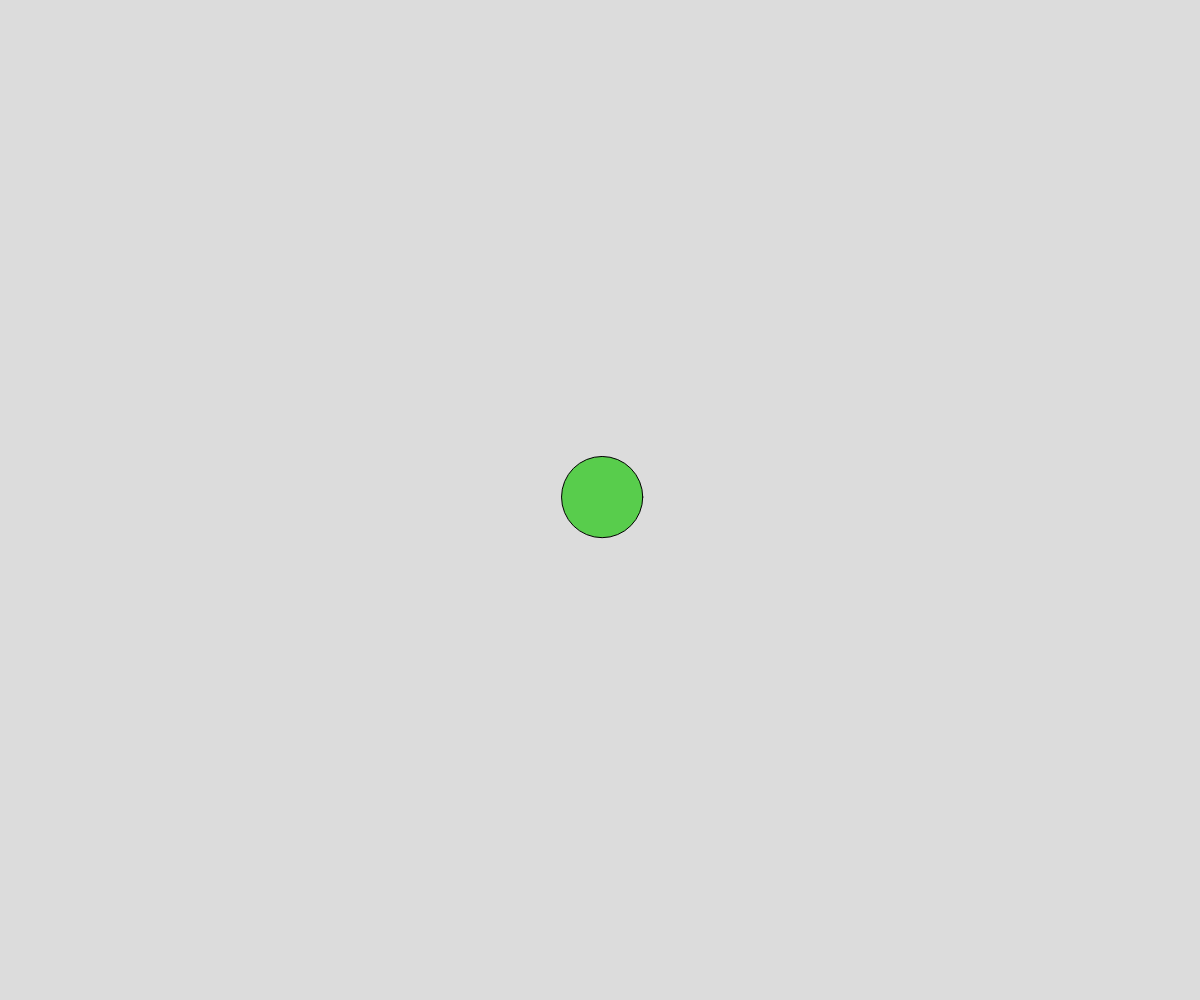
Frame 1 (no input)
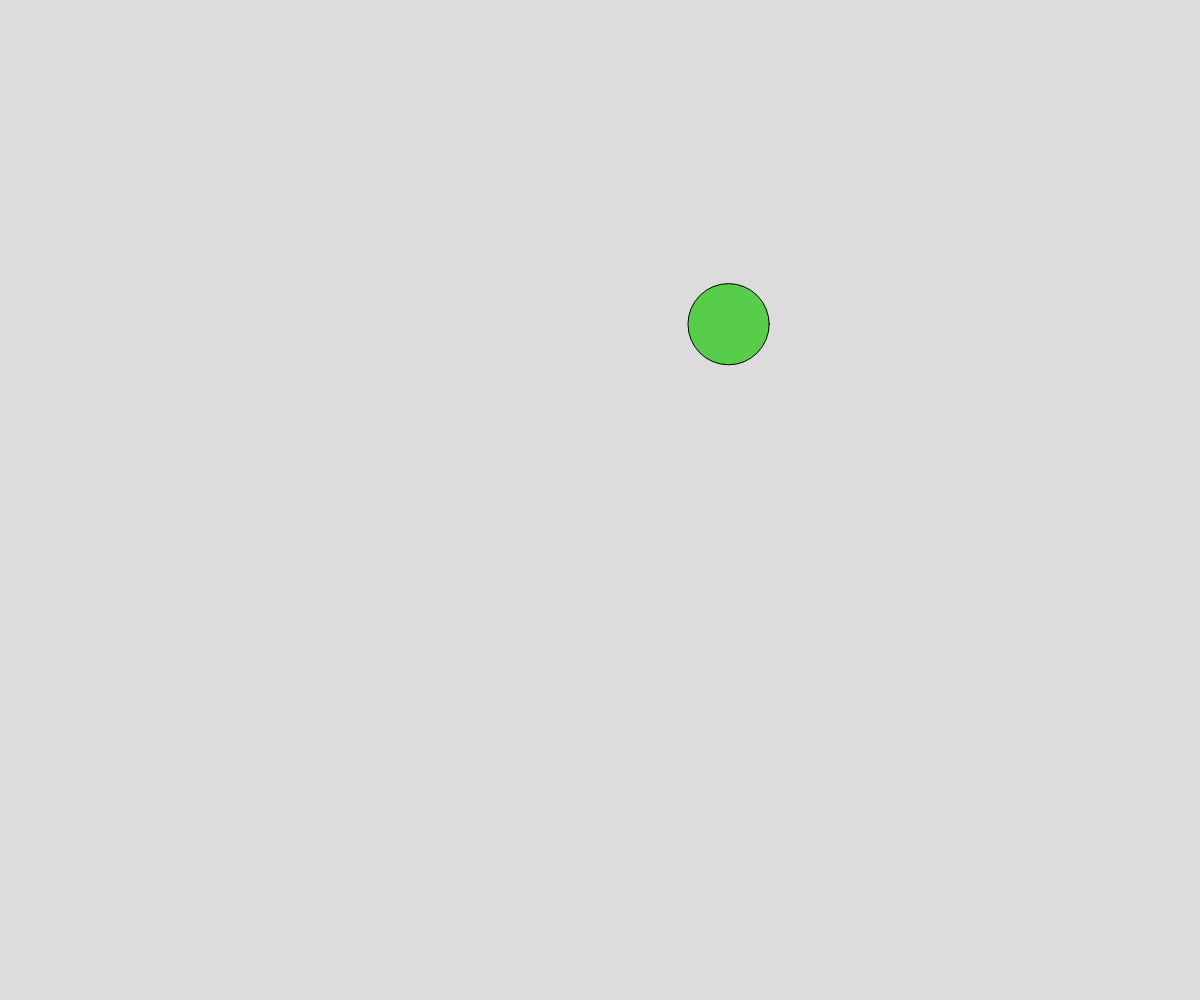
Frame 60 (no input)
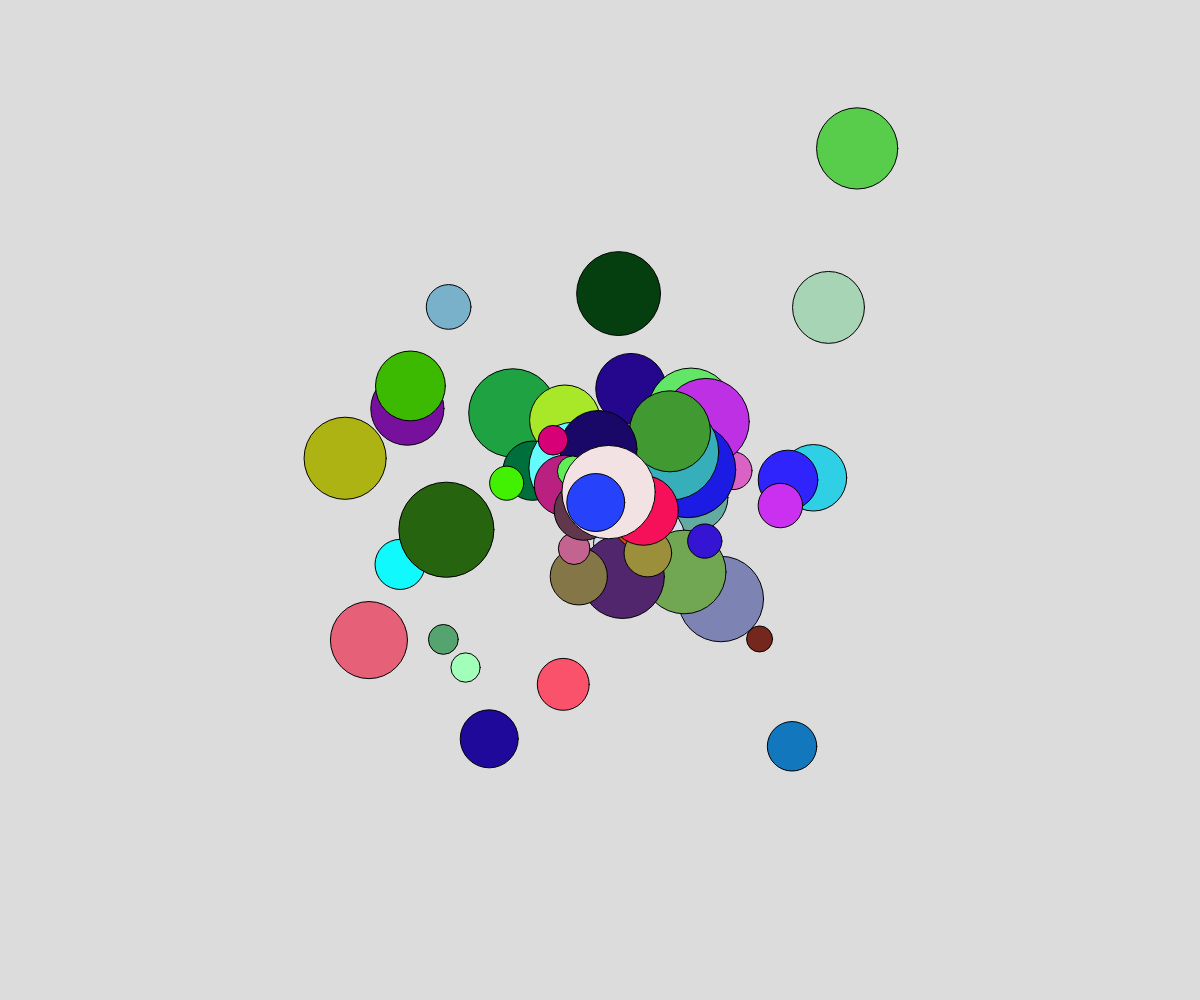
Frame 120 (the mouse pressed at the canvas centre since frame 60)

The p5.js sketch that drew these frames (run headless with seeded random() and noise() and a simulated clock; from frame 60 on, the mouse is pressed at the canvas centre):

// p5.js sketch
// ── sketch.js
// Bouncing Balls demo
// using arrays and object notation

let shapes = [];

function setup() {
  createCanvas(windowWidth, windowHeight);
  spawnBall(width/2, height/2);
}

function draw() {
  background(220);
  moveShapes();
  displayShapes();
  if (mouseIsPressed) {
    spawnBall(mouseX, mouseY)
  }
}

function moveShapes() {
  for (let i=0; i<shapes.length; i++) {
    shapes[i].x += shapes[i].dx;
    shapes[i].y += shapes[i].dy;
    if(shapes[i].x < 0 || shapes[i].x > windowWidth){
      shapes[i].dx = -1 * shapes[i].dx
      //flip the speed direction
    }
    if(shapes[i].y < 0 || shapes[i].y > windowHeight){
      shapes[i].dy = -1 * shapes[i].dy
    }
  }
}

function displayShapes() {
  for (let i=0; i<shapes.length; i++) {
    fill(shapes[i].theColor);
    circle(shapes[i].x, shapes[i].y, shapes[i].diameter);
  }
}

function spawnBall(tempX, tempY) {
  let newBall = {
    x: tempX,
    y: tempY,
    dx: random(-5, 5),
    dy: random(-5, 5),
    diameter: random(25,100),
    theColor: color(random(255), random(255), random(255))
  };
  shapes.push(newBall);
}
